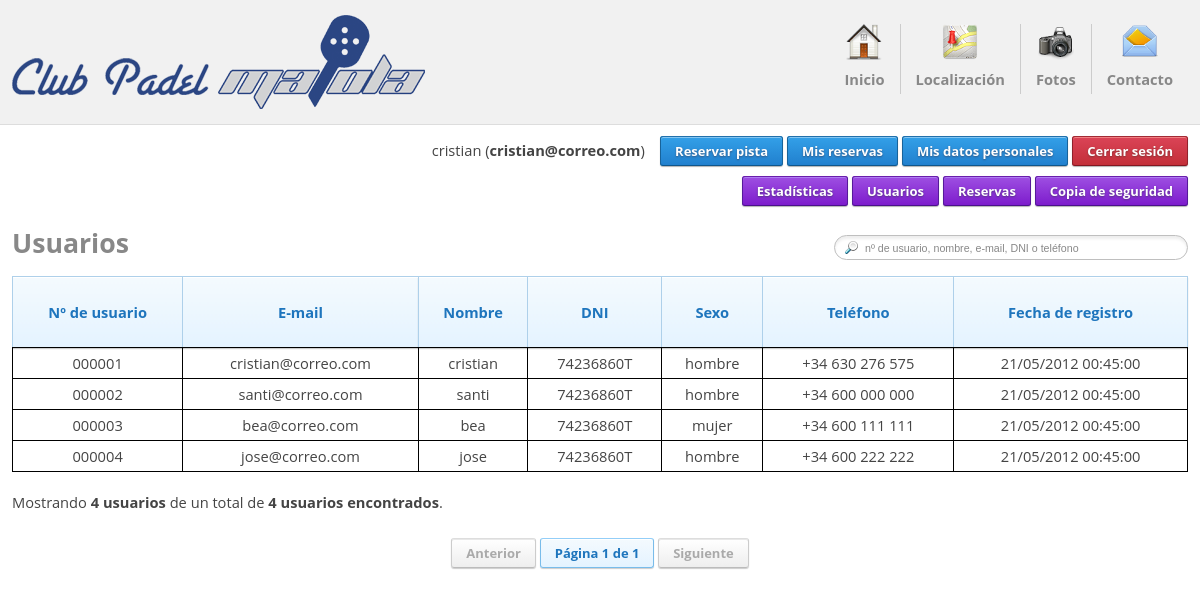
/Padel/usuarios.php (signed in), run on the app's committed database.
### tables this page shows
create table usuarios
(
    id int not null auto_increment,
    email varchar(255) not null,
    nombre text not null,
    contrasena varchar(40) not null,
    dni text not null,
    sexo enum ('hombre', 'mujer') not null,
    direccion text not null,
    telefono text not null,
    admin int not null default 0,
    fecha_registro datetime not null,
    primary key (id),
    unique (email)
);

### Padel/minilibreria.php (called while the page is built, shortened)
<?php
    require_once 'constantes.php';
    require_once 'BD.php';
    require_once 'ENUsuario.php';
    function getUsuario()
    {
        $usuario = null;
        if (!isset($_SESSION["usuario"]))
        {
            if (isset($_COOKIE["email"]) && isset($_COOKIE["contrasena"]))
            {
                $usuario2 = ENUsuario::obtenerPorEmail($_COOKIE["email"]);
                if ($usuario2 != null)
                {
                    if ($usuario2->getContrasena() == $_COOKIE["contrasena"])
                    {
                        $_SESSION["usuario"] = serialize($usuario2);
                        $usuario = $usuario2;
                    }
                }
            }
        }
        else
        {
            $usuario = unserialize($_SESSION["usuario"]);
        }
        return $usuario;
    }
    function getGet($key)
    {
        return substr((is_string($key) && isset($_GET[$key])) ? $_GET[$key] : "", 0, 300);
    }
    function filtrarCadena($cadena)
    {
        return "";
    }
    function rellenar($cadena,$caracter,$digitos)
    {
        while (strlen($cadena)<$digitos)
        {
            $cadena = "$caracter$cadena";
        }
        return $cadena;
    }
    function ellipsis($string, $length, $end = '...')
    {
        return (strlen($string) > $length) ? (substr($string, 0, $length - strlen($end)) . $end) : $string;
    }
?>

### Padel/ENUsuario.php (called while the page is built, shortened)
<?php
require_once 'minilibreria.php';
class ENUsuario
{
    private $id;
    private $nombre;
     private $email;
     private $sexo;
     private $telefono;
     private $dni;
     private $admin;
     private $fecha_registro;
     public function getId()
     {
         return $this->id;
     }
     public function getNombre()
     {
         return $this->nombre;
     }
     public function getEmail()
     {
         return $this->email;
     }
     public function getSexo()
     {
         return $this->sexo;
     }
     public function getTelefono()
     {
         return $this->telefono;
     }
     public function getDni()
     {
         return $this->dni;
     }
     public function getAdmin()
     {
         return $this->admin;
     }
     public function getFechaRegistro()
     {
         return $this->fecha_registro;
     }
    public function  __construct()
    {
        $this->id = 0;
        $this->nombre = "";
        $this->email = "";
        $this->sexo = null;
        $this->telefono = "";
        $this->dni = "";
        $this->admin = false;
        $this->fecha_registro = new DateTime();
    }
    private static function obtenerDatos($fila)
    {
        $usuario = new ENUsuario;
        $usuario->id = $fila[0];
        $usuario->email = $fila[1];
        $usuario->nombre = utf8_encode($fila[2]);
        $usuario->contrasena = $fila[3];
        $usuario->dni = utf8_encode($fila[4]);
        $usuario->sexo = $fila[5];
        $usuario->direccion = utf8_encode($fila[6]);
        $usuario->telefono = utf8_encode($fila[7]);
        $usuario->admin = ($fila[8] == "0" || $fila == 0) ? false : true;
        $usuario->fecha_registro = new DateTime($fila[9]);
        return $usuario;
    }
    public static function obtenerTodos($pagina, $cantidad, $filtro)
    {
        $filtro = filtrarCadena(utf8_decode($filtro));
        $listaUsuarios = NULL;
        try
        {
            $sentencia = "select * from usuarios order by id";
            if (is_numeric($pagina) && is_numeric($cantidad))
                $sentencia = $sentencia." limit ".($pagina * $cantidad).", ".$cantidad;
            $resultado = mysql_query($sentencia, BD::conectar());
            if ($resultado)
            {
                $listaUsuarios = array();
                $contador = 0;
                while ($fila = mysql_fetch_array($resultado))
                {
                    $usuario = self::obtenerDatos($fila);
                    if ($usuario != NULL)
                    {
                        $listaUsuarios[$contador++] = $usuario;
                    }
                    else
                    {
                        debug("ENUsuario::obtenerTodos() Usuario nulo nº $contador");
                    }
                }
            }
            else
            {
                debug("ENUsuario::obtenerTodos()".mysql_error());
            }
        }
        catch (Exception $e)
        {
            $listaUsuarios = NULL;
            debug("ENUsuario::obtenerTodos()".$e->getMessage());
        }
        return $listaUsuarios;
    }
    public static function contar($filtro = "")
    {
        $cantidad = null;
        $filtro = filtrarCadena($filtro);
        try
        {
            $conexion = BD::conectar();
            $sentencia = "select count(id) from usuarios";
            $resultado = mysql_query($sentencia, $conexion);
            if ($resultado)
            {
                $fila = mysql_fetch_array($resultado);
                if ($fila)
                {
                    $cantidad = $fila[0];
                }
            }
            else
            {
                debug("ENUsuario::contar() ".mysql_error());
            }
        }
        catch (Exception $e)
        {
            debug("ENUsuario::contar() ".$e->getMessage());
        }
        return $cantidad;
    }
}
?>

### Padel/BD.php (called while the page is built, shortened)
<?php
require_once 'minilibreria.php';
class BD
{
    private static $ip;
    private static $usuario;
    private static $contrasena;
    public static function espeficarDatos($ip, $usuario, $contrasena, $nombreBd)
    {
        self::$ip = $ip;
        self::$usuario = $usuario;
        self::$contrasena = $contrasena;
    }
    public static function conectar()
    {
        if (!($conexion=mysql_connect(self::$ip,self::$usuario,self::$contrasena)))
        {
            debug("BD::conectar No se pudo conectar al servidor de la base de datos.");
            $conexion = NULL;
            exit();
        }
        return $conexion;
    }
    public static function desconectar($conexion = NULL)
    {
        if ($conexion != NULL)
            return mysql_close($conexion);
        else
            return mysql_close();
    }
}
?>

### Padel/constantes.php (called while the page is built, shortened)
<?php
$RELLENO = 6;
$CANTIDAD_USUARIOS = 30;
?>

### Padel/usuarios.php (the view, shortened to what this page needs)
<?php
include_once "base.php";
$filtro = filtrarCadena(getGet("filtro"));
$pagina = intval(getGet("pagina"));
$cuenta = ENUsuario::contar($filtro);
$pagina = $pagina <= 1 ? 1 : $pagina;
$maxpagina = ceil($cuenta / $CANTIDAD_USUARIOS);
$pagina = $pagina > $maxpagina ? $maxpagina : $pagina;
$usuarios = ENUsuario::obtenerTodos($pagina > 1 ? $pagina - 1 : 0, $CANTIDAD_USUARIOS, $filtro);
baseSuperior("Usuarios");
?>
        <div id="usuarios">
            <div id="busqueda">
                <form action="usuarios.php" method="get">
                    <div><input id="filtro" type="text" name="filtro" value="<?php echo $filtro; ?>" class="searchinput" title="nº de usuario, nombre, e-mail, DNI o teléfono" /></div>
                </form>
            </div>
            <h3><span>Usuarios</span></h3>
            <table>
                <tr class="filacabecera">
                    <td class="cabecera">Nº de usuario</td>
                    <td class="cabecera">E-mail</td>
                    <td class="cabecera">Nombre</td>
                    <td class="cabecera">DNI</td>
                    <td class="cabecera">Sexo</td>
                    <td class="cabecera">Teléfono</td>
                    <td class="cabecera">Fecha de registro</td>
                </tr>
<?php
foreach ($usuarios as $u)
{
    $clase = "linea";
    echo "<tr class=\"$clase\" onclick=\"window.location = 'usuario.php?id=".$u->getId()."';\">\n";
    echo "<td>".rellenar($u->getId(), '0', $RELLENO)."</td>\n";
    echo "<td>".ellipsis($u->getEmail(), 30)."</td>\n";
    echo "<td>".ellipsis($u->getNombre(), 30)."</td>\n";
    echo "<td>".ellipsis($u->getDNI(), 30)."</td>\n";
    echo "<td>".$u->getSexo()."</td>\n";
    echo "<td>".ellipsis($u->getTelefono(), 30)."</td>\n";
    echo "<td>".$u->getFechaRegistro()->format('d/m/Y H:i:s')."</td>\n";
    echo "</tr>\n";
}
?>
            </table>
            <div><br />Mostrando <strong><?php echo count($usuarios); ?> usuarios</strong> de un total de <strong><?php echo $cuenta; ?> usuarios encontrados</strong>.</div>
            <div id="paginacion">
            <?php
                $parametros = $filtro != "" ? "?filtro=$filtro&" : "?";
                if ($pagina > 1)
                    echo "<a href=\"usuarios.php$parametros"."pagina=".($pagina - 1)."\" class=\"freshbutton-lightblue\">Anterior</a>\n";
                else
                    echo "<a href=\"\" class=\"freshbutton-lightdisabled\">Anterior</a>\n";
                echo "<a href=\"\" class=\"freshbutton-lightblue\">Página $pagina de $maxpagina</a>\n";
                if ($pagina < $maxpagina)
                    echo "<a href=\"usuarios.php$parametros"."pagina=".($pagina + 1)."\" class=\"freshbutton-lightblue\">Siguiente</a>\n";
                else
                    echo "<a href=\"\" class=\"freshbutton-lightdisabled\">Siguiente</a>\n";
            ?></div>
        </div>
<?php
baseInferior();
?>

### Padel/base.php (shortened to what this page needs)
<?php
require_once("minilibreria.php");
function baseSuperior($titulo, $mostrarmenu = true)
{
?><!DOCTYPE html>
<html xmlns="http://www.w3.org/1999/xhtml" xml:lang="es" lang="es">
    <head>
        <link type="text/css" rel="stylesheet" href="css/cupertino/jquery-ui-1.8.20.custom.css" media="screen" />
        <link type="text/css" rel="stylesheet" href="css/freshbutton.css" media="screen" />
        <link type="text/css" rel="stylesheet" href="css/thickbox.css" media="screen" />
        <link type="text/css" rel="stylesheet" href="css/sliderman.css" />
    </head>
    <body>
        <div id="contenedor">
            <div id="cabecera">
                <div id="titulo">
                    <h1><a href="index.php"><span>Club Padel </span><span class="otrocolor">Matola</span></a></h1>
                </div>
                <?php
                function navegacion()
                {
                    echo '
                    <div id="navegacion">
                        <div id="linksnavegacion">
                            <a href="index.php" id="inicionavegacion">Inicio</a><a href="mapa.php" id="mapanavegacion">Localización</a><a href="fotos.php" id="fotosnavegacion">Fotos</a><a href="contacto.php" id="contactonavegacion" class="ultimo">Contacto</a>
                        </div>
                    </div>
                    ';
                }
                navegacion();
                ?>
            </div>
            <div id="contenido">
                <div id="menu" <?php if (!$mostrarmenu) echo "style=\"display: none;\""; ?> >
<?php
$usuario = getUsuario();
if ($usuario != null)
{
?>
                    <span><?php echo $usuario->getNombre(); ?> (<strong><?php echo $usuario->getEmail(); ?></strong>)&nbsp;&nbsp;&nbsp;</span>
                    <a href="reservar.php" class="freshbutton-blue">Reservar pista</a>
                    <a href="misreservas.php" class="freshbutton-blue">Mis reservas</a>
                    <a href="usuario.php" class="freshbutton-blue">Mis datos personales</a>
                    <a href="cerrarsesion.php" class="freshbutton-red">Cerrar sesión</a>
                    <br /><br />
<?php
if ($usuario->getAdmin())
{
?>
                    <a href="estadisticas.php" class="freshbutton-purple">Estadísticas</a>
                    <a href="usuarios.php" class="freshbutton-purple">Usuarios</a>
                    <a href="reservas.php" class="freshbutton-purple">Reservas</a>
                    <a href="backup" class="freshbutton-purple">Copia de seguridad</a>
<?php
}
?>
<?php
}
else
{
?>
                    <a href="iniciarsesion.php" class="freshbutton-blue">Iniciar sesión</a> o <a href="registrarse.php">registrarse</a> para reservar pista
<?php
}
?>
                </div>
                <div id="cuerpo">
<?php
}
function baseInferior()
{
?>
                </div>
            </div>
            <div id="pie"></div>
        </div>
    </body>
</html>
<?php
}
?>

### Padel/css/thickbox.css (style rules this page uses)
* { padding: 0; margin: 0; }

### data on the page
usuarios: nombre "cristian", email "cristian@correo.com", id "000001", dni "74236860T", sexo "hombre", telefono "+34 630 276 575", fecha_registro "21/05/2012 00:45:00"
usuarios: id "000002", email "santi@correo.com", nombre "santi", dni "74236860T", sexo "hombre", telefono "+34 600 000 000", fecha_registro "21/05/2012 00:45:00"
usuarios: id "000003", email "bea@correo.com", nombre "bea", dni "74236860T", sexo "mujer", telefono "+34 600 111 111", fecha_registro "21/05/2012 00:45:00"
usuarios: id "000004", email "jose@correo.com", nombre "jose", dni "74236860T", sexo "hombre", telefono "+34 600 222 222", fecha_registro "21/05/2012 00:45:00"

### other printed values
count($usuarios) "4"
$cuenta "4"
$pagina "1"
$maxpagina "1"
